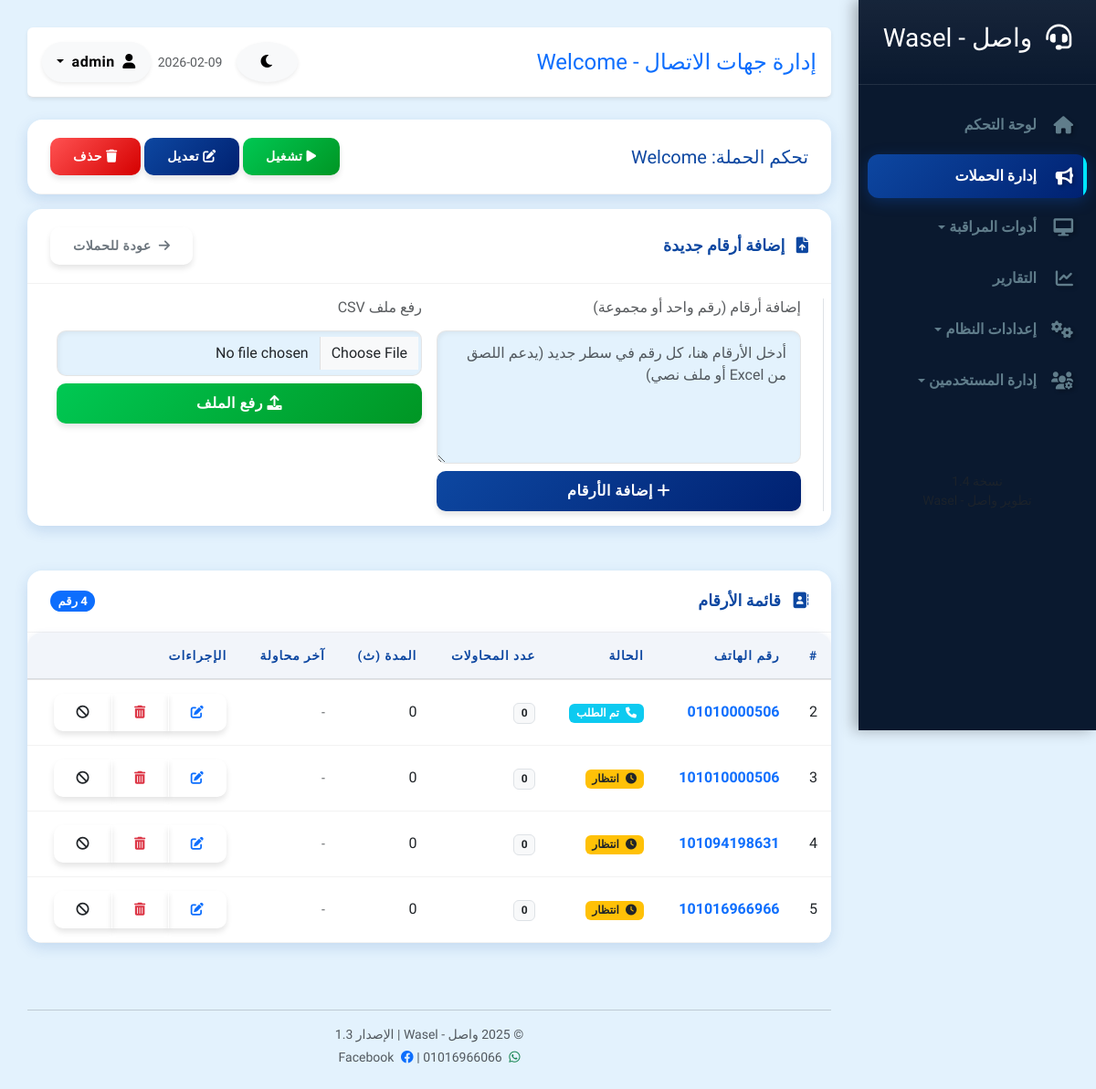
Screenshot of /campaign/2/view (signed in) with the database file from the repository.
### models.py (models this page shows)
class Campaign(db.Model):
    id = db.Column(db.Integer, primary_key=True)
    name = db.Column(db.String(100), nullable=False)          # اسم الحملة
    status = db.Column(db.String(20), default='paused')       # حالة الحملة: active, paused, completed
    target_queue = db.Column(db.String(10), default='501')    # الكيو المستهدف للتحويل (مخصص للحملة)
    created_at = db.Column(db.DateTime, default=datetime.utcnow)
    user_id = db.Column(db.Integer, db.ForeignKey('user.id'), nullable=True) # مالك الحملة
    is_locked = db.Column(db.Boolean, default=False) # قفل الحملة من قبل الأدمن
    contacts = db.relationship('Contact', backref='campaign', lazy=True, cascade="all, delete-orphan")

class Contact(db.Model):
    id = db.Column(db.Integer, primary_key=True)
    name = db.Column(db.String(100), nullable=True)           # اسم العميل (اختياري)
    phone_number = db.Column(db.String(20), nullable=False)   # رقم الهاتف
    status = db.Column(db.String(20), default='pending')      # الحالة: pending, dialed, failed, answered, retry
    last_dialed = db.Column(db.DateTime, nullable=True)       # وقت آخر محاولة اتصال
    retries = db.Column(db.Integer, default=0)                # عدد مرات إعادة المحاولة
    duration = db.Column(db.Integer, default=0)               # مدة المكالمة بالثواني
    campaign_id = db.Column(db.Integer, db.ForeignKey('campaign.id'), nullable=False)

### app.py (the view)
@app.route('/campaign/<int:campaign_id>/view')
@login_required
@requires_permission('contacts', 'view')
def view_campaign(campaign_id):
    campaign = Campaign.query.get_or_404(campaign_id)
    if campaign.user_id != current_user.id and current_user.role != 'admin' and (not current_user.user_role or current_user.user_role.name != 'Admin'):
        flash('لا تملك صلاحية عرض جهات الاتصال لهذه الحملة', 'danger')
        return redirect(url_for('campaigns'))
    contacts = Contact.query.filter_by(campaign_id=campaign_id).all()
    return render_template('contacts.html', campaign=campaign, contacts=contacts)

### app.py (called while the page is built)
@login_manager.user_loader
def load_user(user_id):
    return User.query.get(int(user_id))

def requires_permission(resource, action='view'):
    def decorator(f):
        @wraps(f)
        def decorated_function(*args, **kwargs):
            if not current_user.is_authenticated:
                return redirect(url_for('login'))
            if not current_user.can(resource, action):
                flash('ليس لديك صلاحية للقيام بهذا الإجراء', 'danger')
                return redirect(request.referrer or url_for('index'))
            return f(*args, **kwargs)
        return decorated_function
    return decorator

@app.context_processor
def inject_now():
    return {'now_date': datetime.now().strftime('%Y-%m-%d')}

### models.py (called while the page is built, shortened)
    def get_permissions(self):
        try:
            return json.loads(self.permissions) if self.permissions else {}
        except:
            return {}

    @property
    def permissions(self):
        if self.role_id and self.user_role:
            return self.user_role.get_permissions()

    def can(self, resource, action='view'):
        perms = self.permissions
        user_access = perms.get(resource, 'none')
        if user_access == 'edit':
            return True
        if user_access == 'view' and action == 'view':
            return True
        return False

### templates/contacts.html (shortened to what this page needs)
{% extends "base.html" %}
{% block header_title %}إدارة جهات الاتصال - {{ campaign.name }}{% endblock %}
{% block content %}
{% if current_user.can('contacts', 'edit') %}
<div class="row mb-4">
    <div class="col-md-12">
        <div class="card mb-3">
            <div class="card-header d-flex justify-content-between align-items-center">
                <h5 class="mb-0">تحكم الحملة: {{ campaign.name }}</h5>
                <div>
                    <a href="{{ url_for('toggle_campaign', campaign_id=campaign.id) }}" class="btn btn-sm {{ 'btn-warning' if campaign.status == 'active' else 'btn-success' }}">
                        <i class="fas {{ 'fa-pause' if campaign.status == 'active' else 'fa-play' }}"></i> {{ 'إيقاف مؤقت' if campaign.status == 'active' else 'تشغيل' }}
                    </a>
                    <button class="btn btn-sm btn-primary" data-bs-toggle="modal" data-bs-target="#editCampaignModal{{ campaign.id }}">
                        <i class="fas fa-edit"></i> تعديل
                    </button>
                    <a href="{{ url_for('delete_campaign', campaign_id=campaign.id) }}" class="btn btn-sm btn-danger" onclick="return confirm('هل أنت متأكد من حذف هذه الحملة؟ سيتم حذف جميع جهات الاتصال المرتبطة بها.')">
                        <i class="fas fa-trash"></i> حذف
                    </a>
                </div>
            </div>
        </div>
        <div class="card">
            <div class="card-header d-flex justify-content-between align-items-center">
                <div><i class="fas fa-file-upload me-2"></i> إضافة أرقام جديدة</div>
                <a href="{{ url_for('campaigns') }}" class="btn btn-sm btn-outline-secondary">
                    <i class="fas fa-arrow-right me-1"></i> عودة للحملات
                </a>
            </div>
            <div class="card-body">
                <div class="row g-3">
                    <div class="col-md-6 border-start ps-4">
                        <h6 class="text-muted mb-3">إضافة أرقام (رقم واحد أو مجموعة)</h6>
                        <form method="POST" action="{{ url_for('add_contact', campaign_id=campaign.id) }}">
                            <div class="mb-2">
                                <textarea class="form-control" name="phone_numbers" rows="5" placeholder="أدخل الأرقام هنا، كل رقم في سطر جديد (يدعم اللصق من Excel أو ملف نصي)" required></textarea>
                            </div>
                            <button type="submit" class="btn btn-primary w-100">
                                <i class="fas fa-plus"></i> إضافة الأرقام
                            </button>
                        </form>
                    </div>
                    <div class="col-md-6 pe-4">
                        <h6 class="text-muted mb-3">رفع ملف CSV</h6>
                        <form method="POST" action="{{ url_for('upload_contacts', campaign_id=campaign.id) }}" enctype="multipart/form-data">
                            <div class="mb-2">
                                <input type="file" class="form-control" name="file" accept=".csv" required>
                            </div>
                            <button type="submit" class="btn btn-success w-100">
                                <i class="fas fa-upload"></i> رفع الملف
                            </button>
                        </form>
                    </div>
                </div>
            </div>
        </div>
    </div>
</div>
{% endif %}
<div class="row">
    <div class="col-md-12">
        <div class="card">
            <div class="card-header d-flex justify-content-between align-items-center">
                <div><i class="fas fa-address-book me-2"></i> قائمة الأرقام</div>
                <span class="badge bg-primary rounded-pill">{{ contacts|length }} رقم</span>
            </div>
            <div class="card-body p-0">
                <div class="table-responsive">
                    <table class="table table-hover align-middle mb-0">
                        <thead class="table-light">
                            <tr>
                                <th>#</th>
                                <th>رقم الهاتف</th>
                                <th>الحالة</th>
                                <th>عدد المحاولات</th>
                                <th>المدة (ث)</th>
                                <th>آخر محاولة</th>
                                <th>الإجراءات</th>
                            </tr>
                        </thead>
                        <tbody>
                            {% for contact in contacts %}
                            <tr>
                                <td>{{ contact.id }}</td>
                                <td class="fw-bold text-primary">{{ contact.phone_number }}</td>
                                <td>
                                    {% if contact.status == 'pending' %}
                                        <span class="badge bg-warning text-dark"><i class="fas fa-clock me-1"></i> انتظار</span>
                                    {% elif contact.status == 'dialed' %}
                                        <span class="badge bg-info"><i class="fas fa-phone me-1"></i> تم الطلب</span>
                                    {% elif contact.status == 'answered' %}
                                        <span class="badge bg-success"><i class="fas fa-check me-1"></i> تم الرد</span>
                                    {% elif contact.status == 'failed' %}
                                        <span class="badge bg-danger"><i class="fas fa-times me-1"></i> فشل</span>
                                    {% endif %}
                                </td>
                                <td>
                                    <span class="badge bg-light text-dark border">{{ contact.retries }}</span>
                                </td>
                                <td>{{ contact.duration }}</td>
                                <td class="text-muted small">
                                    {% if contact.last_dialed %}
                                        {{ contact.last_dialed.strftime('%Y-%m-%d %H:%M:%S') }}
                                    {% else %}
                                        -
                                    {% endif %}
                                </td>
                                <td>
                                    {% if current_user.can('contacts', 'edit') %}
                                    <div class="btn-group" role="group">
                                        <button type="button" class="btn btn-sm btn-outline-primary" data-bs-toggle="modal" data-bs-target="#editContactModal{{ contact.id }}" title="تعديل">
                                            <i class="fas fa-edit"></i>
                                        </button>
                                        <a href="{{ url_for('delete_contact', contact_id=contact.id) }}" class="btn btn-sm btn-outline-danger" onclick="return confirm('حذف هذا الرقم؟')" title="حذف">
                                            <i class="fas fa-trash-alt"></i>
                                        </a>
                                        <a href="{{ url_for('block_contact', contact_id=contact.id) }}" class="btn btn-sm btn-outline-dark" onclick="return confirm('هل أنت متأكد من حظر هذا الرقم وإضافته للقائمة السوداء؟')" title="حظر">
                                            <i class="fas fa-ban"></i>
                                        </a>
                                    </div>
                                    {% endif %}
                                </td>
                            </tr>
                            {% endfor %}
                        </tbody>
                    </table>
                </div>
            </div>
        </div>
    </div>
</div>
{% endblock %}

### static/css/style.css (style rules this page uses)
:root { --primary-color: #0d47a1; --primary-light: #5472d3; --primary-dark: #002171; --accent-color: #00e5ff; --secondary-color: #546e7a; --success-color: #00c853; --info-color: #00b0ff; --warning-color: #ffab00; --danger-color: #d50000; --bg-body: #e3f2fd; --bg-card: #ffffff; --bg-sidebar: #0a192f; --text-main: #102027; --text-muted: #607d8b; --text-light: #ffffff; --shadow-sm: 0 2px 8px rgba(13, 71, 161, 0.1); --shadow-md: 0 5px 15px rgba(13, 71, 161, 0.15); --shadow-lg: 0 10px 25px rgba(13, 71, 161, 0.2); --shadow-3d: 5px 5px 10px #b8b9be, -5px -5px 10px #ffffff; --sidebar-width: 260px; --border-radius: 16px; --transition-speed: 0.3s; }
body { font-family: 'Cairo', sans-serif; background-color: var(--bg-body); color: var(--text-main); overflow-x: hidden; transition: background-color var(--transition-speed), color var(--transition-speed); }
.card { background: var(--bg-card); border: none; border-radius: var(--border-radius); box-shadow: var(--shadow-md); transition: all var(--transition-speed); margin-bottom: 25px; position: relative; overflow: hidden; }
.card-header { background: transparent; border-bottom: 1px solid rgba(0,0,0,0.05); padding: 20px 25px; font-weight: 700; font-size: 1.1rem; color: var(--primary-color); }
.btn { border-radius: 10px; padding: 10px 25px; font-weight: 600; letter-spacing: 0.5px; transition: all 0.2s; border: none; box-shadow: 0 4px 6px rgba(0,0,0,0.1); position: relative; overflow: hidden; }
.btn-primary { background: linear-gradient(135deg, var(--primary-color) 0%, var(--primary-dark) 100%); }
.btn-success { background: linear-gradient(135deg, var(--success-color) 0%, #009624 100%); }
.btn-danger { background: linear-gradient(135deg, #ff5252 0%, var(--danger-color) 100%); }
.form-control, .form-select { background-color: var(--bg-body); border: 1px solid rgba(0,0,0,0.1); border-radius: 10px; padding: 12px 15px; transition: all 0.3s; box-shadow: inset 2px 2px 5px rgba(0,0,0,0.05); }
.table-responsive { border-radius: var(--border-radius); box-shadow: var(--shadow-sm); background: var(--bg-card); padding: 0; overflow: hidden; }
.table { margin-bottom: 0; color: var(--text-main); }
.table thead th { background-color: rgba(13, 71, 161, 0.05); border-bottom: 2px solid rgba(0,0,0,0.1); color: var(--primary-color); font-weight: 700; text-transform: uppercase; font-size: 0.85rem; letter-spacing: 1px; padding: 15px; }
.table tbody td { padding: 15px; vertical-align: middle; border-color: rgba(0,0,0,0.05); }

### rows the page displays
Campaign: name "Welcome", status "تشغيل"
Contact: id "2", phone_number "01010000506", status "dialed" (drawn), retries "0", duration "0"
Contact: id "3", phone_number "101010000506", status "pending" (drawn), retries "0", duration "0"
Contact: id "4", phone_number "101094198631", status "pending" (drawn), retries "0", duration "0"
Contact: id "5", phone_number "101016966966", status "pending" (drawn), retries "0", duration "0"

### other values shown
{{ contacts|length }} "4"
